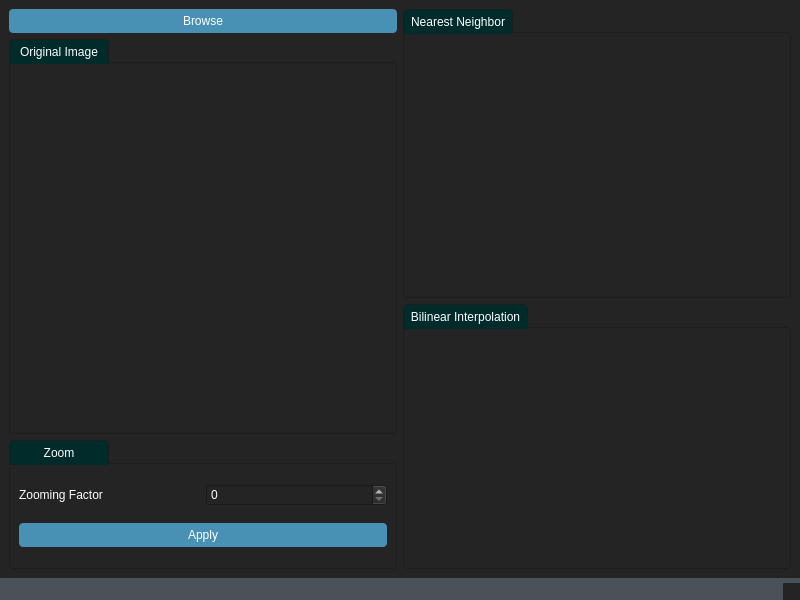
<?xml version="1.0" encoding="UTF-8"?>
<ui version="4.0">
 <class>MainWindow</class>
 <widget class="QMainWindow" name="MainWindow">
  <property name="geometry">
   <rect>
    <x>0</x>
    <y>0</y>
    <width>800</width>
    <height>600</height>
   </rect>
  </property>
  <property name="windowTitle">
   <string>MainWindow</string>
  </property>
  <property name="styleSheet">
   <string notr="true">/*Copyright (c) DevSec Studio. All rights reserved.

MIT License

Permission is hereby granted, free of charge, to any person obtaining a copy
of this software and associated documentation files (the &quot;Software&quot;), to deal
in the Software without restriction, including without limitation the rights
to use, copy, modify, merge, publish, distribute, sublicense, and/or sell
copies of the Software, and to permit persons to whom the Software is
furnished to do so, subject to the following conditions:

The above copyright notice and this permission notice shall be included in all
copies or substantial portions of the Software.

THE SOFTWARE IS PROVIDED *AS IS*, WITHOUT WARRANTY OF ANY KIND, EXPRESS OR
IMPLIED, INCLUDING BUT NOT LIMITED TO THE WARRANTIES OF MERCHANTABILITY,
FITNESS FOR A PARTICULAR PURPOSE AND NONINFRINGEMENT. IN NO EVENT SHALL THE
AUTHORS OR COPYRIGHT HOLDERS BE LIABLE FOR ANY CLAIM, DAMAGES OR OTHER
LIABILITY, WHETHER IN AN ACTION OF CONTRACT, TORT OR OTHERWISE, ARISING FROM,
OUT OF OR IN CONNECTION WITH THE SOFTWARE OR THE USE OR OTHER DEALINGS IN THE SOFTWARE.
*/

/*-----QWidget-----*/
QWidget
{
	background-color: #242424;
	color: #fff;
	selection-background-color: #fff;
	selection-color: #000;

}


/*-----QLabel-----*/
QLabel
{
	background-color: transparent;
	color: #fff;

}


/*-----QMenuBar-----*/
QMenuBar 
{
	background-color: #4a5157;
	color: #fff;

}


QMenuBar::item 
{
	background-color: transparent;
	border-left: 1px solid #003333;
	padding: 5px;
	padding-left: 15px;
	padding-right: 15px;

}


QMenuBar::item:selected 
{
	background-color: #003333;
	border: 1px solid #006666;
	color: #fff;

}


QMenuBar::item:pressed 
{
	background-color: #006666;
	border: 1px solid #006666;
	color: #fff;

}


/*-----QMenu-----*/
QMenu
{
    background-color: #4a5157;
    border: 1px solid #4a5157;
    padding: 10px;
	color: #fff;

}


QMenu::item
{
    background-color: transparent;
    padding: 2px 20px 2px 20px;
	min-width: 200px;

}


QMenu::separator
{
   	background-color: #242424;
	height: 1px;

}


QMenu::item:disabled
{
    color: #555;
    background-color: transparent;
    padding: 2px 20px 2px 20px;

}


QMenu::item:selected
{
	background-color: #003333;
	border: 1px solid #006666;
	color: #fff;

}


/*-----QToolButton-----*/
QToolButton 
{
	background-color: transparent;
	color: #fff;
	padding: 3px;
	margin-left: 1px;
}


QToolButton:hover
{
	background-color: rgba(70,162,218,50%);
	border: 1px solid #46a2da;
	color: #000;
	
}


QToolButton:pressed
{
	background-color: #727272;
	border: 1px solid #46a2da;

}


QToolButton:checked
{
	background-color: #727272;
	border: 1px solid #222;
}


/*-----QPushButton-----*/
QPushButton
{
	background-color: #4891b4;
	color: #fff;
	min-width: 80px;
	border-radius: 4px;
	padding: 5px;

}


QPushButton::flat
{
	background-color: transparent;
	border: none;
	color: #000;

}


QPushButton::disabled
{
	background-color: #606060;
	color: #959595;
	border-color: #051a39;

}


QPushButton::hover
{
	background-color: #54aad3;
	border: 1px solid #46a2da;

}


QPushButton::pressed
{
	background-color: #2385b4;
	border: 1px solid #46a2da;

}


QPushButton::checked
{
	background-color: #bd5355;
	border: 1px solid #bd5355;

}


/*-----QLineEdit-----*/
QLineEdit
{
	background-color: #242424;
	color : #fff;
	border: 1px solid #1d1d1d;
	padding: 3px;
	padding-left: 5px;
	border-radius: 4px;

}


/*-----QPlainTExtEdit-----*/
QPlainTextEdit
{
	background-color: #242424;
	color : #fff;
	border: 1px solid #1d1d1d;
	padding: 3px;
	padding-left: 5px;
	border-radius: 4px;

}


/*-----QToolBox-----*/
QToolBox
{
	background-color: transparent;
	border: 1px solid #1d1d1d;

}


QToolBox::tab
{
	background-color: #002b2b;
	border: 1px solid #1d1d1d;

}


QToolBox::tab:hover
{
	background-color: #006d6d;
	border: 1px solid #1d1d1d;

}


/*-----QComboBox-----*/
QComboBox
{
    background-color: #4a5157;
    padding-left: 6px;
    color: #fff;
    height: 20px;
	border-radius: 4px;

}


QComboBox::disabled
{
	background-color: #404040;
	color: #656565;
	border-color: #051a39;

}


QComboBox:on
{
    background-color: #4a5157;
	color: #fff;

}


QComboBox QAbstractItemView
{
    background-color: #4a5157;
    color: #fff;
    selection-background-color: #002b2b;
	selection-color: #fff;
    outline: 0;

}


QComboBox::drop-down
{
	background-color: #4a5157;
    subcontrol-origin: padding;
    subcontrol-position: top right;
	border-radius: 4px;
    width: 15px;

}


QComboBox::down-arrow
{
    image: url(://arrow-down.png);
    width: 8px;
    height: 8px;

}


/*-----QDoubleSpinBox &amp; QCalendarWidget-----*/
QDoubleSpinBox,
QCalendarWidget QSpinBox 
{
	background-color: #242424;
	color : #fff;
	border: 1px solid #1d1d1d;
	border-radius: 4px;
	padding: 3px;
	padding-left: 5px;

}


QDoubleSpinBox::up-button, 
QCalendarWidget QSpinBox::up-button
{
	background-color: #4a5157;
    width: 16px; 
	border-top-right-radius: 4px;
    border-width: 1px;
	border-color: #1d1d1d;

}


QDoubleSpinBox::up-button:hover, 
QCalendarWidget QSpinBox::up-button:hover
{
	background-color: #585858;

}


QDoubleSpinBox::up-button:pressed, 
QCalendarWidget QSpinBox::up-button:pressed
{
	background-color: #252525;
    width: 16px; 
    border-width: 1px;

}


QDoubleSpinBox::up-arrow,
QCalendarWidget QSpinBox::up-arrow
{
    image: url(://arrow-up.png);
    width: 7px;
    height: 7px;

}


QDoubleSpinBox::down-button, 
QCalendarWidget QSpinBox::down-button
{
	background-color: #4a5157;
    width: 16px; 
    border-width: 1px;
	border-bottom-right-radius: 4px;
	border-color: #1d1d1d;

}


QDoubleSpinBox::down-button:hover, 
QCalendarWidget QSpinBox::down-button:hover
{
	background-color: #585858;

}


QDoubleSpinBox::down-button:pressed, 
QCalendarWidget QSpinBox::down-button:pressed
{
	background-color: #252525;
    width: 16px; 
    border-width: 1px;

}


QDoubleSpinBox::down-arrow,
QCalendarWidget QSpinBox::down-arrow
{
    image: url(://arrow-down.png);
    width: 7px;
    height: 7px;

}


/*-----QGroupBox-----*/
QGroupBox 
{
    border: 1px solid;
    border-color: #1d1d1d;
	border-radius: 4px;
    margin-top: 23px;

}


QGroupBox::title  
{
    background-color: #002b2b;
    color: #fff;
	subcontrol-position: top left;
    subcontrol-origin: margin;
    padding: 5px;
	min-width: 100px;
	border: 1px solid #1d1d1d;
	border-top-left-radius: 4px;
	border-top-right-radius: 4px;
	border-bottom: none;

}


/*-----QHeaderView-----*/
QHeaderView::section
{
    background-color: #4a5157;
	border: none;
    color: #fff;
	padding: 4px;
	
}


QHeaderView::section:disabled
{
    background-color: #525251;
    color: #656565;

}


QHeaderView::section:checked
{
    background-color: qlineargradient(spread:repeat, x1:1, y1:0, x2:1, y2:1, stop:0 rgba(227, 227, 227, 255),stop:1 rgba(187, 187, 187, 255));
    color: #000;

}


QHeaderView::section::vertical::first,
QHeaderView::section::vertical::only-one
{
    border-left: 1px solid #003333;

}


QHeaderView::section::vertical
{
    border-left: 1px solid #003333;
}


QHeaderView::section::horizontal::first,
QHeaderView::section::horizontal::only-one
{
    border-left: 1px solid #003333;

}


QHeaderView::section::horizontal
{
    border-left: 1px solid #003333;

}


QTableCornerButton::section
{
    background-color: qlineargradient(spread:repeat, x1:1, y1:0, x2:1, y2:1, stop:0 rgba(227, 227, 227, 255),stop:1 rgba(187, 187, 187, 255));
	border: 1px solid #000;
    color: #fff;

}


/*-----QCalendarWidget-----*/
QCalendarWidget QToolButton
{
  	background-color: transparent;
  	color: white;

}


QCalendarWidget QToolButton::hover
{
	background-color: #006666;
	border: 1px solid #006666;
	color: #fff;

}


QCalendarWidget QMenu 
{
	width: 120px;
	left: 20px;
	color: white;

}


QCalendarWidget QWidget 
{ 
	alternate-background-color: #4a5157; 
	color: #fff;

}


QCalendarWidget QAbstractItemView:enabled 
{
	color: #fff;  
	background-color: #242424;  
	selection-background-color: #002b2b; 
	selection-color: #fff; 

}


QCalendarWidget QAbstractItemView:disabled 
{ 
	color: #404040; 

}


/*-----QTreeWidget-----*/
QTreeView
{
	show-decoration-selected: 0;
	alternate-background-color: transparent;
	background-color: transparent;
   	border: none;
	color: #fff;
	font: 8pt;

}


QTreeView::item:selected
{
	color:#fff;
	background-color: #002b2b;
	border-radius: 0px;

}


QTreeView::item:!selected:hover
{
    background-color: #5e5e5e;
    border: none;
    color: white;

}


QTreeView::branch:has-children:!has-siblings:closed,
QTreeView::branch:closed:has-children:has-siblings 
{
	image: url(://tree-closed.png);

}


QTreeView::branch:open:has-children:!has-siblings,
QTreeView::branch:open:has-children:has-siblings  
{
	image: url(://tree-open.png);

}


/*-----QListView-----*/
QListView 
{
	background-color: transparent;
	alternate-background-color: transparent;
    border : none;
    color: #fff;
    show-decoration-selected: 1; 
    outline: 0;
   	border: 1px solid #1d1d1d;

}


QListView::disabled 
{
	background-color: #656565;
	color: #1b1b1b;
    border: 1px solid #656565;

}


QListView::item 
{
	background-color: transparent;
    padding: 1px;

}


QListView::item:selected 
{
	background-color: #002b2b;
	border: 1px solid #002b2b;
	color: #fff;

}


QListView::item:selected:!active 
{
	background-color: #002b2b;
	border: 1px solid #002b2b;
	color: #fff;

}


QListView::item:selected:active 
{
	background-color: #002b2b;
	border: 1px solid #002b2b;
	color: #fff;

}


QListView::item:hover {
    background-color: #5e5e5e;
    border: none;
    color: #000;

}


/*-----QCheckBox-----*/
QCheckBox
{
	background-color: transparent;
    color: #fff;
	border: none;

}


QCheckBox::indicator
{
    background-color: lightgray;
    border: 1px solid #000;
    width: 12px;
    height: 12px;

}


QCheckBox::indicator:checked
{
    image:url(&quot;./ressources/check.png&quot;);
	background-color: #002b2b;
    border: 1px solid #3a546e;

}


QCheckBox::indicator:unchecked:hover
{
	border: 1px solid #46a2da; 

}


QCheckBox::disabled
{
	color: #656565;

}


QCheckBox::indicator:disabled
{
	background-color: #656565;
	color: #656565;
    border: 1px solid #656565;

}


/*-----QRadioButton-----*/
QRadioButton 
{
	color: #fff;
	background-color: transparent;

}


QRadioButton::indicator::unchecked:hover 
{
	background-color: #d3d3d3;
	border: 2px solid #002b2b;
	border-radius: 6px;
}


QRadioButton::indicator::checked 
{
	border: 2px solid #52beff;
	border-radius: 6px;
	background-color: #002b2b;  
	width: 9px; 
	height: 9px; 

}


/*-----QScrollBar-----*/
QScrollBar:vertical 
{
   border: none;
   width: 12px;

}


QScrollBar::handle:vertical 
{
   border: none;
   border-radius : 0px;
   background-color: #7a7a7a;
   min-height: 80px;
   width : 12px;

}


QScrollBar::handle:vertical:pressed
{
   background-color: #5d5f60; 

}


QScrollBar::add-line:vertical
{
   border: none;
   background: transparent;
   height: 0px;
   subcontrol-position: bottom;
   subcontrol-origin: margin;

}


QScrollBar::add-line:vertical:hover 
{
   background-color: transparent;

}


QScrollBar::add-line:vertical:pressed 
{
   background-color: #3f3f3f;

}


QScrollBar::sub-line:vertical
{
   border: none;
   background: transparent;
   height: 0px;

}


QScrollBar::sub-line:vertical:hover 
{
   background-color: transparent;

}


QScrollBar::sub-line:vertical:pressed 
{
   background-color: #3f3f3f;

}


QScrollBar::up-arrow:vertical
{
   width: 0px;
   height: 0px;
   background: transparent;

}


QScrollBar::down-arrow:vertical 
{
   width: 0px;
   height: 0px;
   background: transparent;

}


QScrollBar::add-page:vertical, QScrollBar::sub-page:vertical
{
   background-color: #222222;
	
}


QScrollBar:horizontal 
{
   border: none;
   height: 12px;

}


QScrollBar::handle:horizontal 
{
   border: none;
   border-radius : 0px;
   background-color: #7a7a7a;
   min-height: 80px;
   height : 12px;

}


QScrollBar::handle:horizontal:pressed
{
   background-color: #5d5f60; 

}


QScrollBar::add-line:horizontal
{
   border: none;
   background: transparent;
   height: 0px;
   subcontrol-position: bottom;
   subcontrol-origin: margin;

}


QScrollBar::add-line:horizontal:hover 
{
   background-color: transparent;

}


QScrollBar::add-line:horizontal:pressed 
{
   background-color: #3f3f3f;

}


QScrollBar::sub-line:horizontal
{
   border: none;
   background: transparent;
   height: 0px;

}


QScrollBar::sub-line:horizontal:hover 
{
   background-color: transparent;

}


QScrollBar::sub-line:horizontal:pressed 
{
   background-color: #3f3f3f;

}


QScrollBar::up-arrow:horizontal
{
   width: 0px;
   height: 0px;
   background: transparent;

}


QScrollBar::down-arrow:horizontal 
{
   width: 0px;
   height: 0px;
   background: transparent;

}


QScrollBar::add-page:horizontal, QScrollBar::sub-page:horizontal
{
   background-color: #222222;
	
}


/*-----QProgressBar-----*/
QProgressBar
{
	border: 1px solid #1d1d1d;
    text-align: center;
	border-radius: 10px;
	color: #fff;
	font-weight: bold;

}


QProgressBar::chunk
{
    background-color: #3b86ae;
	border-radius: 9px;
    margin: 0.5px;

}


/*-----QStatusBar-----*/
QStatusBar
{
	background-color: #4a5157;
	color: #ffffff;
	border-color: #051a39;

}


/*-----QSizeGrip-----*/
QSizeGrip 
{
	background-color: image(&quot;./ressources/sizegrip.png&quot;); /*To replace*/
	border: none;

}
</string>
  </property>
  <widget class="QWidget" name="centralwidget">
   <layout class="QGridLayout" name="gridLayout">
    <item row="0" column="0">
     <widget class="QPushButton" name="Browse_Button">
      <property name="text">
       <string>Browse</string>
      </property>
     </widget>
    </item>
    <item row="4" column="0">
     <widget class="QGroupBox" name="groupBox_2">
      <property name="title">
       <string>Zoom</string>
      </property>
      <layout class="QGridLayout" name="gridLayout_2">
       <item row="2" column="0" colspan="2">
        <widget class="QPushButton" name="Apply_Button">
         <property name="text">
          <string>Apply</string>
         </property>
        </widget>
       </item>
       <item row="0" column="1">
        <widget class="QSpinBox" name="Zooming_spinBox"/>
       </item>
       <item row="0" column="0">
        <widget class="QLabel" name="label_2">
         <property name="text">
          <string>Zooming Factor</string>
         </property>
        </widget>
       </item>
      </layout>
     </widget>
    </item>
    <item row="1" column="0" rowspan="3">
     <widget class="QGroupBox" name="groupBox">
      <property name="title">
       <string>Original Image</string>
      </property>
      <widget class="QLabel" name="Original_Image_label">
       <property name="geometry">
        <rect>
         <x>10</x>
         <y>25</y>
         <width>371</width>
         <height>351</height>
        </rect>
       </property>
       <property name="layoutDirection">
        <enum>Qt::LeftToRight</enum>
       </property>
       <property name="text">
        <string/>
       </property>
      </widget>
     </widget>
    </item>
    <item row="3" column="1" rowspan="2">
     <widget class="QGroupBox" name="groupBox_4">
      <property name="title">
       <string>Bilinear Interpolation</string>
      </property>
      <widget class="QLabel" name="Bilinear_Image_label">
       <property name="geometry">
        <rect>
         <x>10</x>
         <y>30</y>
         <width>361</width>
         <height>231</height>
        </rect>
       </property>
       <property name="text">
        <string/>
       </property>
      </widget>
     </widget>
    </item>
    <item row="0" column="1" rowspan="3">
     <widget class="QGroupBox" name="groupBox_3">
      <property name="title">
       <string>Nearest Neighbor</string>
      </property>
      <widget class="QLabel" name="Nearest_Image_label">
       <property name="geometry">
        <rect>
         <x>0</x>
         <y>35</y>
         <width>371</width>
         <height>251</height>
        </rect>
       </property>
       <property name="text">
        <string/>
       </property>
      </widget>
     </widget>
    </item>
   </layout>
  </widget>
  <widget class="QStatusBar" name="statusbar"/>
 </widget>
 <resources/>
 <connections/>
</ui>
